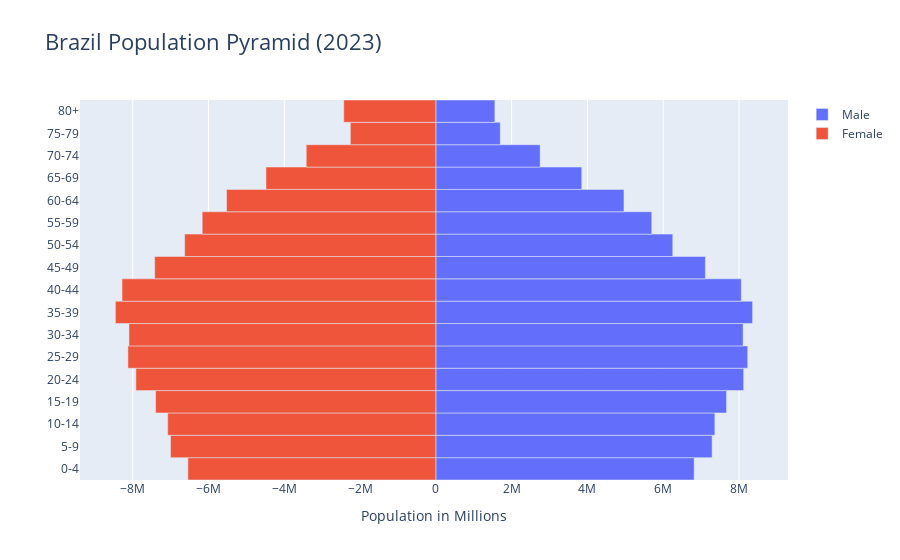

The code cell stored with this chart in its notebook:
### Code cell
population_pyramid(2023, "Brazil")

### Figure 1 — Plotly figure (JSON) as saved in the notebook; plotly's stock layout.template omitted (floating-point values rounded to 4 significant figures)
{"data": [{"name": "Male", "orientation": "h", "type": "bar", "x": [6817000.0, 7291000.0, 7363000.0, 7672000.0, 8124000.0, 8230000.0, 8108000.0, 8359000.0, 8061000.0, 7113000.0, 6253000.0, 5697000.0, 4965000.0, 3851000.0, 2753000.0, 1700000.0, 1558000.0], "y": ["0-4", "5-9", "10-14", "15-19", "20-24", "25-29", "30-34", "35-39", "40-44", "45-49", "50-54", "55-59", "60-64", "65-69", "70-74", "75-79", "80+"]}, {"name": "Female", "orientation": "h", "type": "bar", "x": [-6544000.0, -7002000.0, -7076000.0, -7396000.0, -7916000.0, -8127000.0, -8098000.0, -8457000.0, -8282000.0, -7421000.0, -6629000.0, -6166000.0, -5523000.0, -4483000.0, -3420000.0, -2257000.0, -2430000.0], "y": ["0-4", "5-9", "10-14", "15-19", "20-24", "25-29", "30-34", "35-39", "40-44", "45-49", "50-54", "55-59", "60-64", "65-69", "70-74", "75-79", "80+"]}], "layout": {"bargap": 0, "bargroupgap": 0, "barmode": "relative", "title": {"font": {"size": 22}, "text": "Brazil Population Pyramid (2023)"}, "xaxis": {"title": {"font": {"size": 14}, "text": "Population in Millions"}}}}
